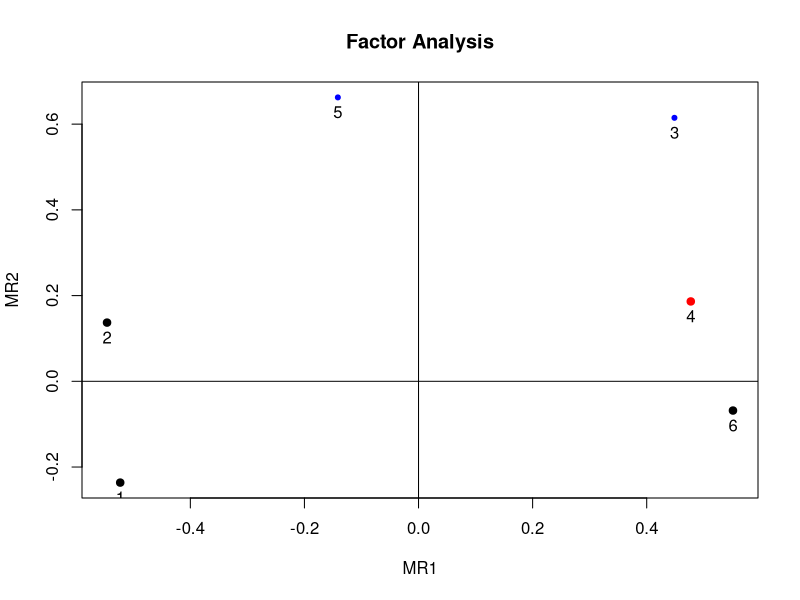
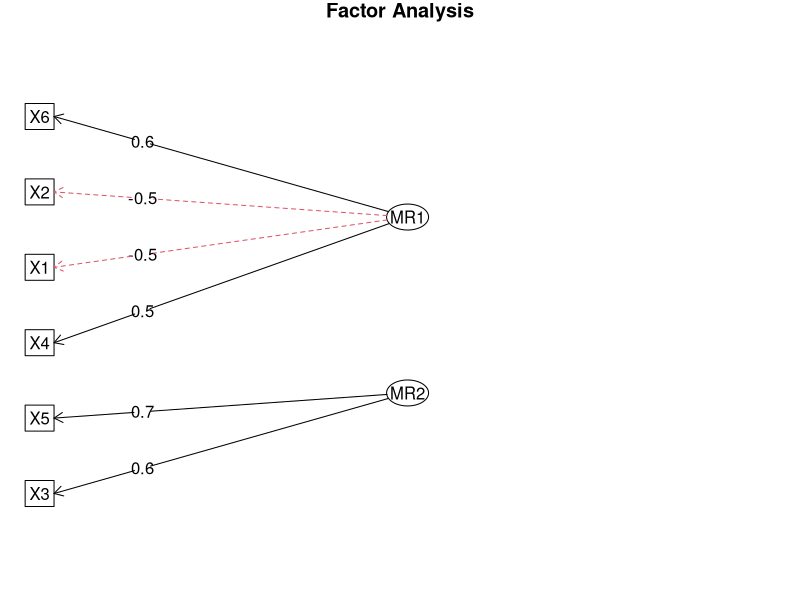
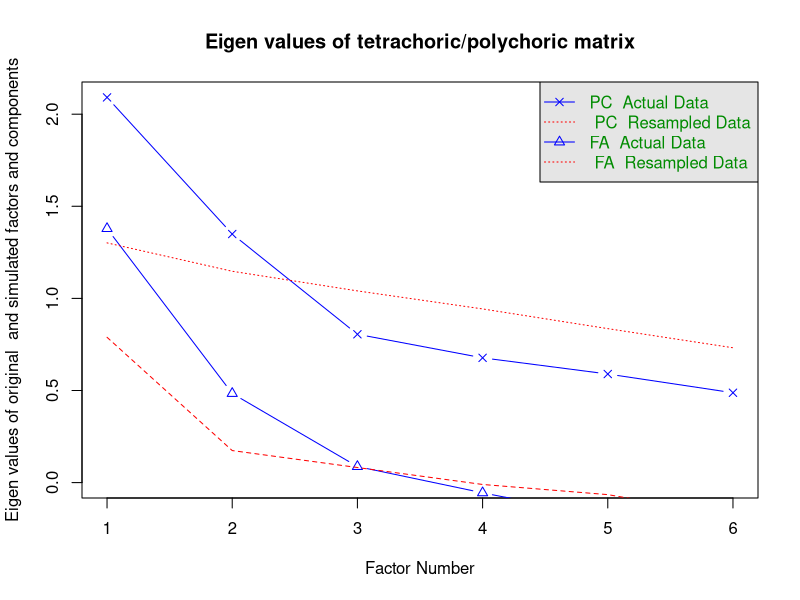

These charts were generated, in order, by the following R code: (Note: this script raises an error after producing the figures.)
## ---- chunk 1
wants <- c("mvtnorm", "psych", "polycor")
has   <- wants %in% rownames(installed.packages())
if(any(!has)) install.packages(wants[!has])
## ---- chunk 2
set.seed(1.234)
N <- 200                       # number of observations
P <- 6                         # number of variables
Q <- 2                         # number of factors

# true P x Q loading matrix -> variable-factor correlations
Lambda <- matrix(c(0.7,-0.4, 0.8,0, -0.2,0.9, -0.3,0.4, 0.3,0.7, -0.8,0.1),
                 nrow=P, ncol=Q, byrow=TRUE)
## ---- chunk 3
# factor scores (uncorrelated factors)
library(mvtnorm)               # for rmvnorm()
FF <- rmvnorm(N, mean=c(5, 15), sigma=diag(Q))

# matrix with iid, mean 0, normal errors
E   <- rmvnorm(N, rep(0, P), diag(P))
X   <- FF %*% t(Lambda) + E    # matrix with variable values
dfX <- data.frame(X)           # data also as a data frame
## ---- chunk 4
# categorize variables into a list of ordered factors
lOrd <- lapply(dfX, function(x) {
               cut(x, breaks=quantile(x), include.lowest=TRUE,
                   ordered=TRUE, labels=LETTERS[1:4]) })
dfOrd  <- data.frame(lOrd)     # combine list into a data frame
ordNum <- data.matrix(dfOrd)   # categorized data as a numeric matrix
## ---- chunk 5
library(polycor)               # for hetcor()
pc <- hetcor(dfOrd, ML=TRUE)   # polychoric corr matrix
## ---- chunk 6
library(psych)
faPC <- fa(r=pc$correlations, nfactors=2, n.obs=N, rotate="varimax")
faPC$loadings
## ---- chunk 7
# polychoric FA
faPCdirect <- fa.poly(ordNum, nfactors=2, rotate="varimax")
## ---- chunk 8
faPCdirect$fa$loadings         # loadings are the same as above ...
## ---- chunk 9
factor.plot(faPCdirect$fa, cut=0.5)
fa.diagram(faPCdirect)
## ---- chunk 10
fap <- fa.parallel.poly(ordNum)   # parallel analysis for dichotomous data
## ---- chunk 11
fap
vss(pc$correlations, n.obs=N, rotate="varimax")  # very simple structure
## ---- chunk 12
try(detach(package:psych))
try(detach(package:polycor))
try(detach(package:sfsmisc))
try(detach(package:mvtnorm))
